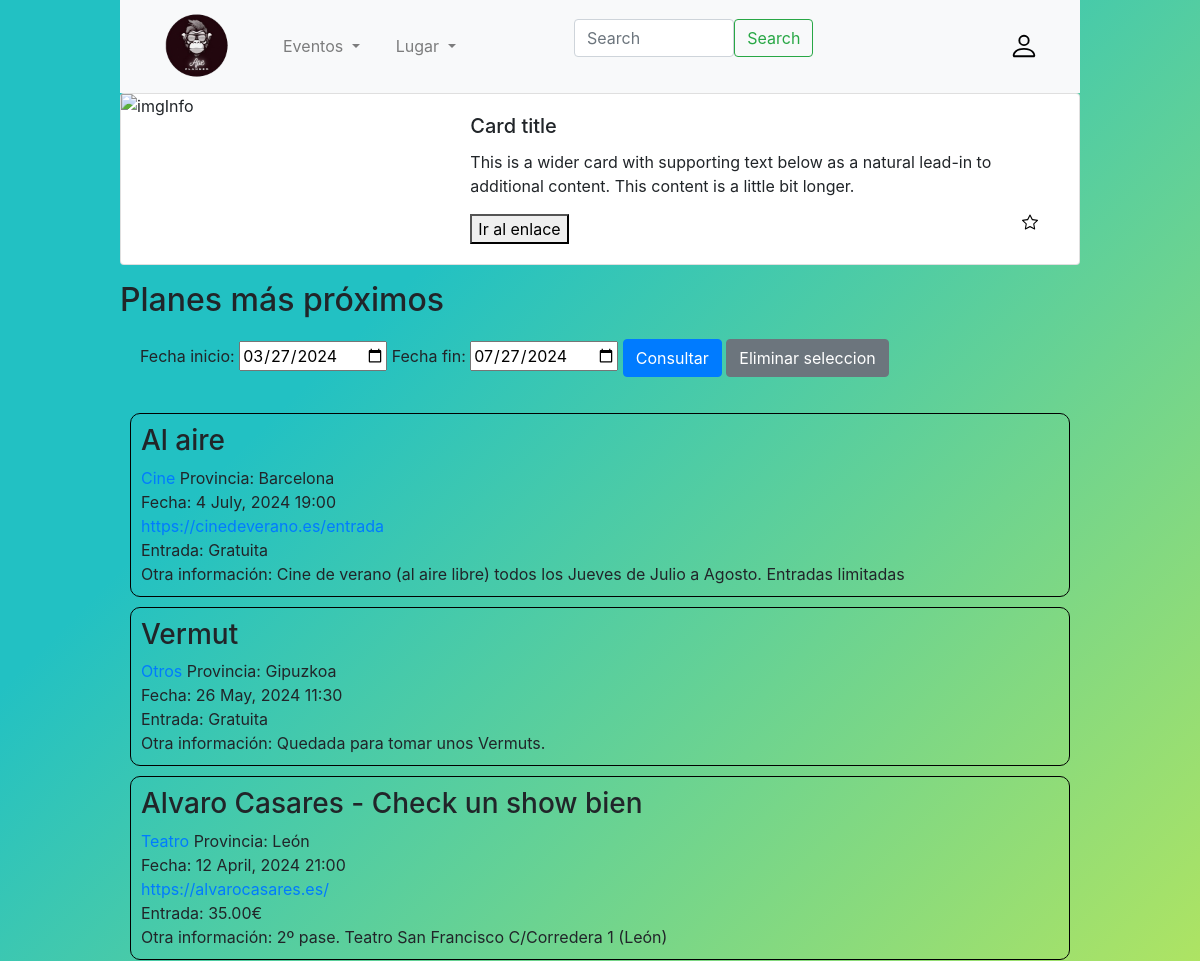
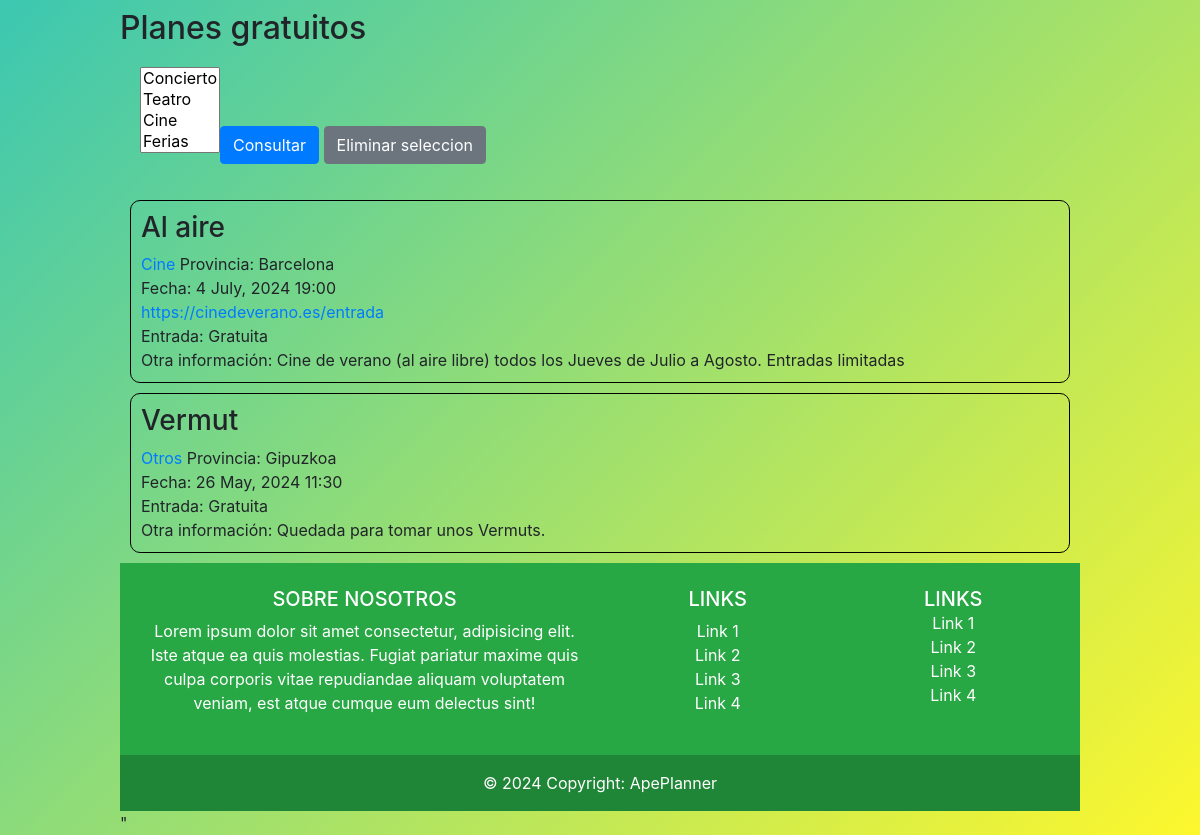
The page / on the database its author committed (2 pictures, top to bottom).
### tables this page shows
CREATE TABLE IF NOT EXISTS eventos(
    id_evento INT NOT NULL AUTO_INCREMENT,
    evento VARCHAR(200) NOT NULL,
    id_tipo INT NOT NULL,  
    id_grupo INT NULL,
    id_festival INT NULL,
    id_provincia INT NOT NULL,
    ubicacion VARCHAR(200) NOT NULL,
    fecha_inicio DATETIME NOT NULL,
    fecha_fin DATE NULL,
    precio DECIMAL(10,2) NOT NULL DEFAULT 0,
    web_evento VARCHAR(100) NULL,
    imagen_evento VARCHAR(100) NULL,
    info_evento VARCHAR(400) NULL,
    id_usuario INT NOT NULL,
    created_at TIMESTAMP NOT NULL DEFAULT CURRENT_TIMESTAMP(),
    PRIMARY KEY (id_evento),
    FOREIGN KEY (id_tipo) REFERENCES tipo_eventos (id_tipo) ON DELETE CASCADE ON UPDATE CASCADE,
    FOREIGN KEY (id_provincia) REFERENCES provincias (id_provincia) ON DELETE CASCADE ON UPDATE CASCADE,
    FOREIGN KEY (id_usuario) REFERENCES usuarios (id_usuario) ON DELETE CASCADE ON UPDATE CASCADE,
    FOREIGN KEY (id_festival) REFERENCES festivales (id_festival)ON DELETE CASCADE ON UPDATE CASCADE,
    FOREIGN KEY (id_grupo) REFERENCES grupos (id_grupo)ON DELETE CASCADE ON UPDATE CASCADE);

CREATE TABLE IF NOT EXISTS tipo_eventos(
    id_tipo INT NOT NULL AUTO_INCREMENT,
    categoria_evento VARCHAR(200) NOT NULL,
    PRIMARY KEY (id_tipo)    
);

CREATE TABLE IF NOT EXISTS provincias(
    id_provincia INT NOT NULL,
    provincia  VARCHAR(80) DEFAULT NULL,
    PRIMARY KEY (id_provincia));

### index.php (the view, shortened to what this page needs)
<link rel="stylesheet" href="css/styleNavbar.css" />
<link rel="stylesheet" href="https://cdn.jsdelivr.net/npm/bootstrap@4.0.0/dist/css/bootstrap.min.css">
<html>
  <body>
<?php
require("database/datos.php");
$con = mysqli_connect($host, $user, $pass, $db_name);
$fecha = date("Y-m-d");
$coste = "";
echo "<head>
  <meta charset='utf-8' />
  <meta name='viewport' content='width=device-width, initial-scale=1' />
  <title>City Planner</title>
</head>
<div id='alerta'>
";
echo "</div>
<nav id='barra_navegacion main-navbar' class='nav navbar navbar-expand-lg navbar-light bg-light'id='main-navbar'>
<div class='container-fluid'>
<a class='navbar-brand mr-auto' href='index.php'>
  <img src='img/LogoSinFondo.png' alt='Logo' width='80' class='d-inline-block align-text-top fotoNavbar' />
</a>
<div class='collapse navbar-collapse' id='navbarSupportedContent'>
  <ul class='navbar-nav ml-4'>
    <li class='nav-item dropdown'>
      <a class='nav-link dropdown-toggle' href='#' id='navbarEventos' role='button' data-toggle='dropdown' aria-haspopup='true' aria-expanded='false'>
        Eventos
      </a>
    </li>
    <li class='nav-item dropdown'>
      <a class='nav-link dropdown-toggle' href='#' id='navbarLugar' role='button' data-toggle='dropdown' aria-haspopup='true' aria-expanded='false'>
        Lugar
      </a>
    </li>
  </ul>
  <form class='d-flex mx-auto  col-md-4'>
    <input class='form-control me-2' type='search' placeholder='Search' aria-label='Search' />
    <button class='btn btn-outline-success' type='submit'>
      Search</button>
  </form>
  <ul class='navbar-nav ml-auto align-items-center'>
    <li class='nav-item'>
      <div class='profile-icon-container'>
        <img id='profile-icon' src='img/person.svg' alt='Profile' />
      </div>
    </li>
  </ul>
</div>
</div>
</nav>
<section>
<div class='card mb-3'>
  <div class='row g-0'>
    <div class='col-md-4'>
      <img id='imgInfo' src='https://doggiesintown.com/wp-content/uploads/2023/08/El-Fascinante-Mundo-del-Perro-Salchicha-Explorando-su-Historia-Crianza-y-Personalidad-Unica-Doggies-in-Town-1200x676-5.jpg' alt='imgInfo' style='max-width: 100%; height: auto;' />
    </div>
    <div class='col-md-8'>
      <div class='card-body'>
        <h5 class='card-title'>Card title</h5>
        <p class='card-text'>This is a wider card with supporting text below as a natural lead-in to additional content. This content is a little bit longer.</p>
        <div class='row'>
          <div class='col-md-11'>
            <button onclick='window.location.href = 'https://doggiesintown.com/wp-content/uploads/2023/08/El-Fascinante-Mundo-del-Perro-Salchicha-Explorando-su-Historia-Crianza-y-Personalidad-Unica-Doggies-in-Town-1200x676-5.jpg''>Ir al enlace</button>
          </div>
          <div class='star-icon-container col-md-4¡1'>
            <a href=''>
              <img id='star-icon' src='img/star.svg' alt='Star' />
            </a>
          </div>
        </div>
      </div>
    </div>
  </div>
</div>
</section>
<section>
  <div id='recientes'>
    <h2>Planes más próximos</h2>";
echo "<div style='padding: 10px; margin: 10px'>
      <form action='" . $_SERVER['PHP_SELF'] . "' method='post'>
        <label for='f_inicio'>Fecha inicio:</label>
        <input type='date' id='f_inicio' name='f_inicio' id='f_inicio' value='$fecha'>
        <label for='f_fin'>Fecha fin:</label>
        <input type='date' id ='f_fin' name='f_fin' id='f_fin' value='" . date('Y-m-d', strtotime('+4 months')) . "'>
        <input class='btn btn-primary' type='submit' id='consultar' name='consultar' value='Consultar'/>
        <button class='btn btn-secondary' type='reset' id='eliminar' name='eliminar'>Eliminar seleccion</button>
      </form></div>";
$query = "SELECT e.evento, e.ubicacion, e.fecha_inicio, e.fecha_fin, e.precio, e.web_evento, e.imagen_evento, e.info_evento, t.categoria_evento, g.nombre_grupo, g.web_grupo, g.info_grupo, f.nombre_festival, f.web_festival, f.info_festival, p.provincia FROM eventos e LEFT JOIN tipo_eventos t ON e.id_tipo = t.id_tipo LEFT JOIN grupos g ON e.id_grupo = g.id_grupo LEFT JOIN festivales f ON f.id_festival = e.id_festival INNER JOIN provincias p ON p.id_provincia = e.id_provincia WHERE e.fecha_inicio BETWEEN CURDATE() AND CURDATE()+INTERVAL 4 MONTH";
$result = mysqli_query($con, $query);
while ($row = mysqli_fetch_array($result)) {
  extract($row);
  if ($precio == 0) {
    $coste = "Gratuita";
  } else {
    $coste = $precio . "€";
  }
  if (!empty($fecha_inicio)) {
    $fecha_inicio = date("j F, Y H:i", strtotime($fecha_inicio));
  }
  echo "<div style='border: 1px solid black; margin: 10px; padding: 10px; border-radius: 10px;'>
            <div><img src='$imagen_evento'></div>
            <div><img src='$imagen_festival'></div>
            <div>
                <h3>$evento</h3>
                <span><a href='#'>$categoria_evento</a></span>
                <span>Provincia: $provincia</span>
                <div>
                    <span><a href='$web_grupo'>$nombre_grupo</a></span>
                    <span>$info_grupo</span>
                    <span><a href='$web_festival'>$nombre_festival</a></span>
                    <span>$info_festival</span>
                </div>
                <div>
                    <span>Fecha: $fecha_inicio</span>
                    <span>$fecha_fin</span>
                </div>
                <div><a href='$web_evento'>$web_evento</a></div>
                <span>Entrada: $coste</span>
                <div>Otra información: $info_evento</div>
            </div>
            </div>";
}
echo "</div></section>
<section>
  <div>
    <h2>Planes gratuitos</h2>
    <div style='padding: 10px; margin: 10px'>
      <form action='" . $_SERVER['PHP_SELF'] . "' method='post'>
        <select class='form-select' id='categoria' name='categoria[]' multiple>";
$query_categoria = "SELECT * FROM tipo_eventos";
$result = mysqli_query($con, $query_categoria);
while ($row = mysqli_fetch_array($result)) {
  extract($row);
  echo "<option value='$id_tipo'>$categoria_evento</option>";
}
echo "</select><input class='btn btn-primary' type='submit' id='consultar' name='consultar' value='Consultar'/>
        <button class='btn btn-secondary' type='reset' id='eliminar' name='eliminar'>Eliminar seleccion</button>
      </form></div>
      <div id='gratis'>";
$query = "SELECT e.evento, e.ubicacion, e.fecha_inicio, e.fecha_fin, e.precio, e.web_evento, e.imagen_evento, e.info_evento, t.categoria_evento, g.nombre_grupo, g.web_grupo, g.info_grupo, f.nombre_festival, f.web_festival, f.info_festival, p.provincia FROM eventos e LEFT JOIN tipo_eventos t ON e.id_tipo = t.id_tipo LEFT JOIN grupos g ON e.id_grupo = g.id_grupo LEFT JOIN festivales f ON f.id_festival = e.id_festival INNER JOIN provincias p ON p.id_provincia = e.id_provincia WHERE e.precio = 0 AND e.fecha_inicio BETWEEN CURDATE() AND CURDATE()+INTERVAL 4 MONTH";
$result = mysqli_query($con, $query);
while ($row = mysqli_fetch_array($result)) {
  extract($row);
  if ($precio == 0) {
    $coste = "Gratuita";
  } else {
    $coste = $precio . "€";
  }
  if (!empty($fecha_inicio)) {
    $fecha_inicio = date("j F, Y H:i", strtotime($fecha_inicio));
  }
  echo "<div style='border: 1px solid black; margin: 10px; padding: 10px; border-radius: 10px;'>
              <div><img src='$imagen_evento'></div>
              <div><img src='$imagen_festival'></div>
              <div>
                  <h3>$evento</h3>
                  <span><a href='#'>$categoria_evento</a></span>
                  <span>Provincia: $provincia</span>
                  <div>
                      <span><a href='$web_grupo'>$nombre_grupo</a></span>
                      <span>$info_grupo</span>
                      <span><a href='$web_festival'>$nombre_festival</a></span>
                      <span>$info_festival</span>
                  </div>
                  <div>
                      <span>Fecha: $fecha_inicio</span>
                      <span>$fecha_fin</span>
                  </div>
                  <div><a href='$web_evento'>$web_evento</a></div>
                  <span>Entrada: $coste</span>
                  <div>Otra información: $info_evento</div>
              </div>
            </div>";
}
echo "</div>";
echo "</div></section>";
?>
<footer class='bg-success text-white text-center text-lg-start footer '>
<div class='container p-4 footerInfo'>
  <div class='row'>
    <div class='col-lg-6 col-md-12 mb-4 mb-md-0'>
      <h5 class='text-uppercase'>Sobre Nosotros</h5>
      <p>
        Lorem ipsum dolor sit amet consectetur, adipisicing elit. Iste atque ea quis
        molestias. Fugiat pariatur maxime quis culpa corporis vitae repudiandae aliquam
        voluptatem veniam, est atque cumque eum delectus sint!
      </p>
    </div>
    <div class='col-lg-3 col-md-6 mb-4 mb-md-0'>
      <h5 class='text-uppercase'>Links</h5>
      <ul class='list-unstyled mb-0'>
        <li>
          <a href='#!' class='text-white'>Link 1</a>
        </li>
        <li>
          <a href='#!' class='text-white'>Link 2</a>
        </li>
        <li>
          <a href='#!' class='text-white'>Link 3</a>
        </li>
        <li>
          <a href='#!' class='text-white'>Link 4</a>
        </li>
      </ul>
    </div>
    <div class='col-lg-3 col-md-6 mb-4 mb-md-0'>
      <h5 class='text-uppercase mb-0'>Links</h5>
      <ul class='list-unstyled'>
        <li>
          <a href='#!' class='text-white'>Link 1</a>
        </li>
        <li>
          <a href='#!' class='text-white'>Link 2</a>
        </li>
        <li>
          <a href='#!' class='text-white'>Link 3</a>
        </li>
        <li>
          <a href='#!' class='text-white'>Link 4</a>
        </li>
      </ul>
    </div>
  </div>
</div>
<div class='text-center p-3 footerCopyright' style='background-color: rgba(0, 0, 0, 0.2);'>
  © 2024 Copyright:
  <a class='text-white' href=''>ApePlanner</a>
</div>
</footer>"
</body>
</html>

### css/styleNavbar.css (style rules this page uses)
html { min-height: 100%; position: relative; }
body { background: rgb(34, 193, 195); background: linear-gradient( 135deg, rgba(34, 193, 195, 1) 23%, rgba(253, 247, 45, 1) 100% ); background-repeat: no-repeat; background-size: contain; background-position: center center; background-attachment: fixed; font-family: Arial, sans-serif; background-color: aquamarine; padding-left: 10%; padding-right: 10%; margin: 0; margin-bottom: 40px; min-height: 100vh; display: flex; flex-direction: column; }
.profile-icon-container { position: relative; display: inline-block; }
.footer { width: 100%; margin-top: auto; }
.fotoNavbar { cursor: pointer; float: left; padding-right: 10px; }
.navbar-brand { padding-left: 10px; width: auto; }
.nav { display: flex; justify-content: center; align-items: center; list-style-type: none; }
.nav-item { margin: 0 10px; }
.form-control { width: 300px; }
#profile-icon { width: 30px; cursor: pointer; position: relative; z-index: 1000; }

### rows shown on the page
eventos: evento "Al aire", id_tipo.categoria_evento "Cine", id_provincia.provincia "Barcelona", fecha_inicio "4 July, 2024 19:00", web_evento "https://cinedeverano.es/entrada", precio "Gratuita", info_evento "Cine de verano (al aire libre) todos los Jueves de Julio a Agosto. Entradas limitadas"
eventos: evento "Vermut", id_tipo.categoria_evento "Otros", id_provincia.provincia "Gipuzkoa", fecha_inicio "26 May, 2024 11:30", precio "Gratuita", info_evento "Quedada para tomar unos Vermuts."
eventos: evento "Alvaro Casares - Check un show bien", id_tipo.categoria_evento "Teatro", id_provincia.provincia "León", fecha_inicio "12 April, 2024 21:00", web_evento "https://alvarocasares.es/", precio "35.00€", info_evento "2º pase. Teatro San Francisco C/Corredera 1 (León)"
